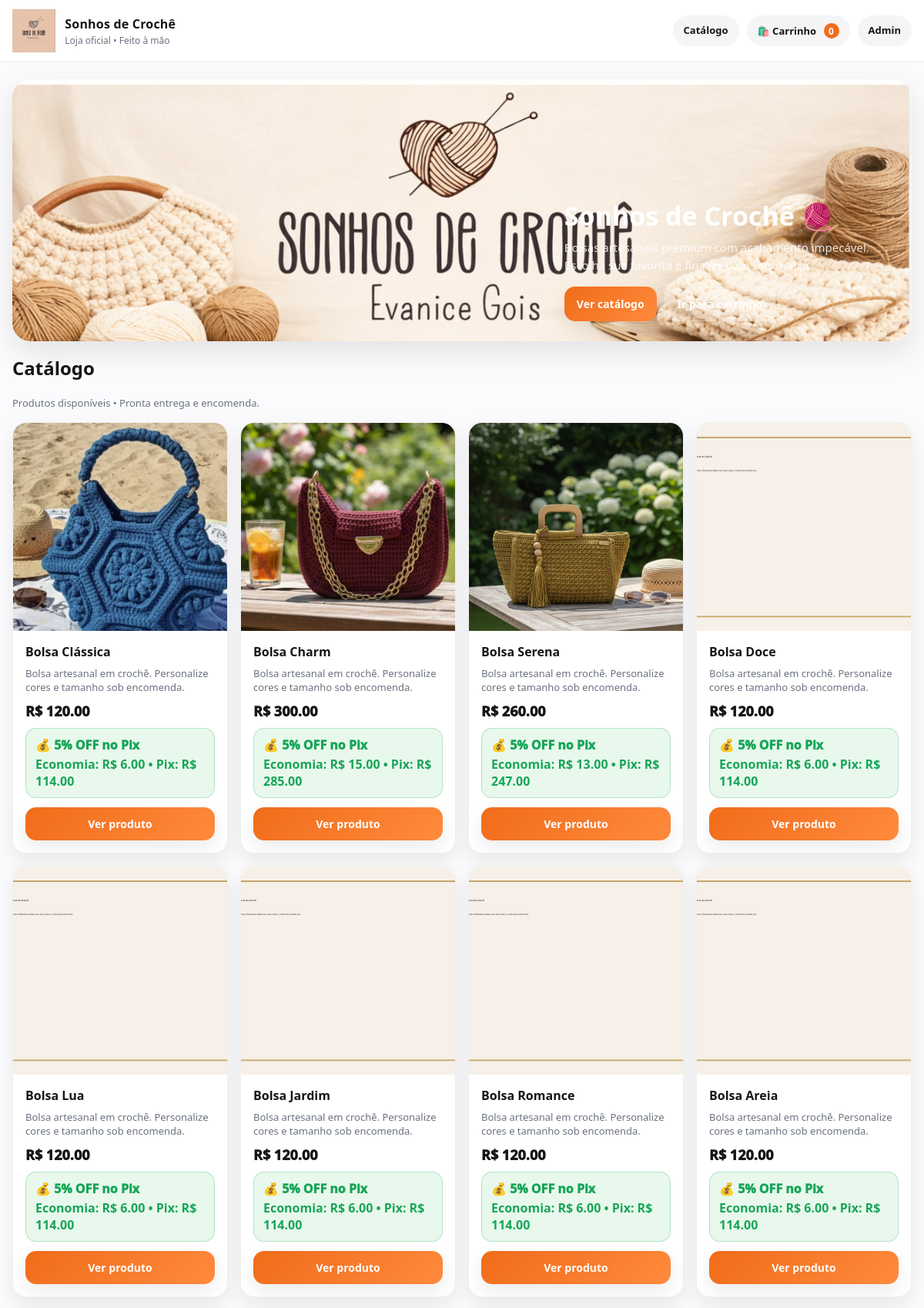
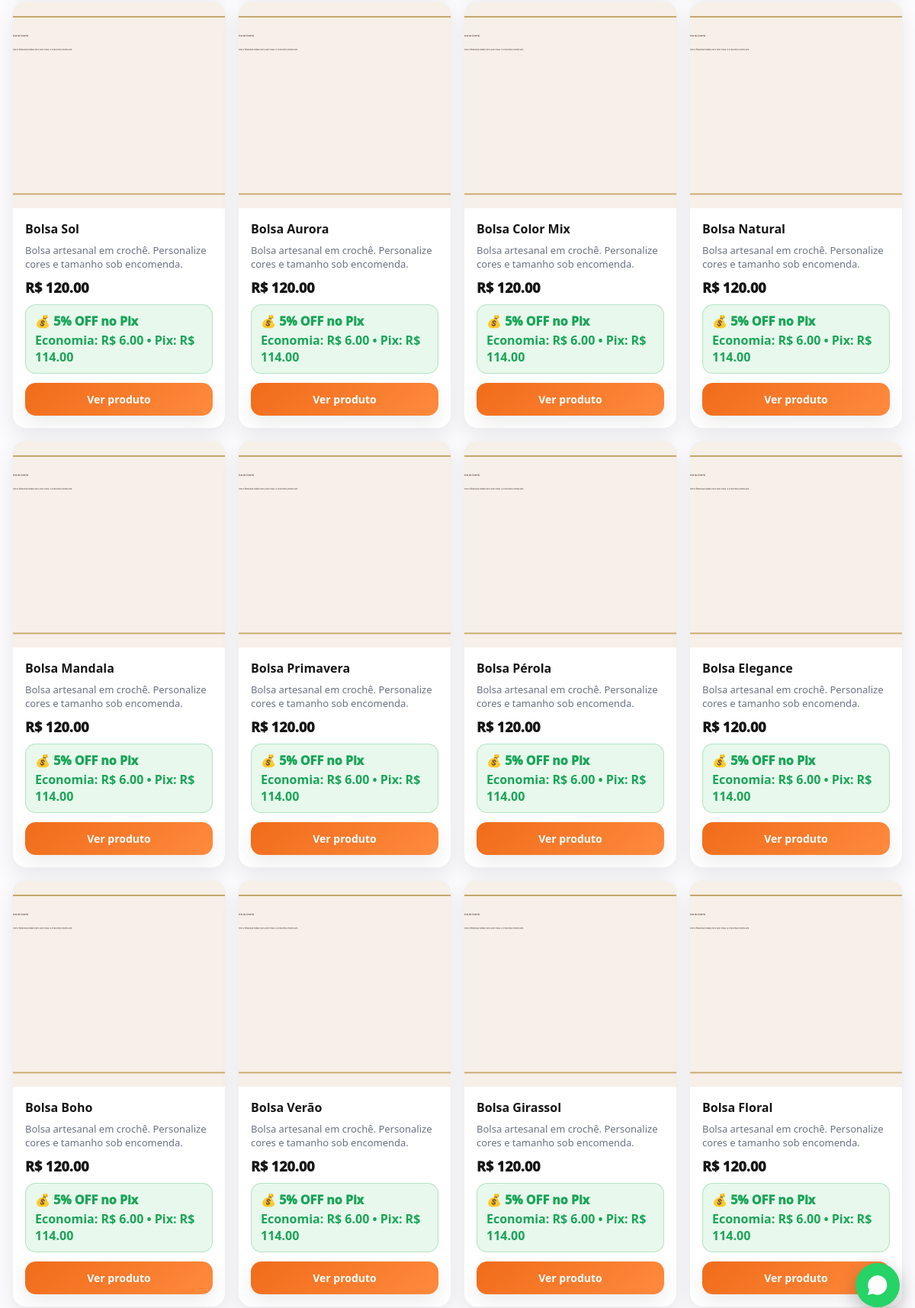
The page / (upper part) on the database its author committed (2 pictures, top to bottom).
### app.py (models this page shows)
class Product(db.Model):
    id = db.Column(db.Integer, primary_key=True)
    name = db.Column(db.String(120), nullable=False)
    description = db.Column(db.Text, default="")
    price = db.Column(db.Numeric(10, 2), nullable=False, default=0)
    image_url = db.Column(db.Text, default="")  # legado (opcional)
    is_active = db.Column(db.Boolean, default=True)
    created_at = db.Column(db.DateTime, nullable=False, default=datetime.utcnow)
    images = db.relationship("ProductImage", backref="product", cascade="all, delete-orphan", lazy=True)

class ProductImage(db.Model):
    id = db.Column(db.Integer, primary_key=True)
    product_id = db.Column(db.Integer, db.ForeignKey("product.id"), nullable=False, index=True)
    image_url = db.Column(db.Text, nullable=False)
    created_at = db.Column(db.DateTime, nullable=False, default=datetime.utcnow)

### app.py (the view)
    @app.route("/")
    def index():
        q = request.args.get("q", "").strip()
        if q:
            products = (
                Product.query
                .filter(Product.is_active.is_(True), Product.name.ilike(f"%{q}%"))
                .order_by(Product.created_at.desc())
                .all()
            )
        else:
            products = Product.query.filter_by(is_active=True).order_by(Product.created_at.desc()).all()
        return render_template("index.html", products=products, q=q)

### templates/index.html (shortened to what this page needs)
{% extends "base.html" %}
{% block hero %}
<div class="hero">
  <div class="hero-inner">
    <h1>Sonhos de Crochê 🧶</h1>
    <p>Bolsas artesanais premium com acabamento impecável. Escolha sua favorita e finalize com segurança.</p>
    <div class="hero-cta">
      <a class="btn primary" href="#catalogo">Ver catálogo</a>
      <a class="btn ghost" href="{{ url_for('cart_view') }}">Ir para carrinho</a>
    </div>
  </div>
</div>
{% endblock %}
{% block content %}
<h2 id="catalogo" style="margin-top:18px;">Catálogo</h2>
<p class="muted">Produtos disponíveis • Pronta entrega e encomenda.</p>
<div class="grid products">
  {% for p in products %}
  <div class="card">
    <a class="media" href="{{ url_for('product_detail', product_id=p.id) }}">
      {% if p.images and p.images|length > 0 %}
        <img src="{{ p.images[0].image_url }}" alt="{{ p.name }}">
      {% else %}
        <img src="{{ p.image_url or url_for('static', filename='img/placeholder.jpg') }}" alt="{{ p.name }}">
      {% endif %}
    </a>
    <div class="card-pad">
      <div class="h3">{{ p.name }}</div>
      <div class="muted">{{ (p.description[:86] ~ '…') if p.description and p.description|length > 86 else (p.description or '') }}</div>
      <div class="price">R$ {{ "%.2f"|format(p.price) }}</div>
      {% if pix_discount_percent() > 0 %}
        {% set pix_price = price_with_pix_discount(p.price) %}
        {% set eco = (p.price - pix_price) %}
        <div class="pix">
          <div class="line1">💰 {{ pix_discount_percent() }}% OFF no Pix</div>
          <div class="line2">Economia: R$ {{ "%.2f"|format(eco) }} • Pix: R$ {{ "%.2f"|format(pix_price) }}</div>
        </div>
      {% endif %}
      <a class="btn primary block" style="margin-top:12px" href="{{ url_for('product_detail', product_id=p.id) }}">Ver produto</a>
    </div>
  </div>
  {% endfor %}
</div>
{% endblock %}

### static/css/premium.css (style rules this page uses)
:root { --primary:#f06c1a; --primary-2:#fff2d6; --accent:#ffcc00; --dark:#161616; --muted:#6b7280; --bg:#fbfbfd; --card:#ffffff; --green:#18a558; --danger:#a10f2b; --shadow:0 14px 38px rgba(0,0,0,.10); --shadow2:0 10px 26px rgba(0,0,0,.08); --radius:18px; }
* { box-sizing:border-box }
html,body { margin:0;padding:0 }
body { font-family: ui-sans-serif, system-ui, -apple-system, Segoe UI, Roboto, Arial, "Apple Color Emoji", "Segoe UI Emoji"; background:var(--bg); color:var(--dark); }
a { color:inherit }
.hero { border-radius:24px; overflow:hidden; box-shadow:var(--shadow); position:relative; min-height:340px; display:flex;align-items:flex-end; }
.hero-inner { position:relative;z-index:2;padding:26px;color:#fff;max-width:760px }
.hero-inner h1 { font-size:34px;line-height:1.1;margin:0 0 10px }
.hero-inner p { margin:0;color:rgba(255,255,255,.86);font-size:15px;line-height:1.55 }
.hero-cta { margin-top:16px;display:flex;gap:10px;flex-wrap:wrap }
.btn { display:inline-flex;align-items:center;justify-content:center; padding:12px 16px;border-radius:14px; border:0;cursor:pointer;text-decoration:none; font-weight:900;font-size:14px; transition:transform .15s ease, opacity .15s ease, box-shadow .15s ease; }
.btn.primary { background:linear-gradient(135deg, var(--primary), #ff8a3d);color:#fff;box-shadow:var(--shadow2) }
.btn.ghost { background:rgba(255,255,255,.16);color:#fff;border:1px solid rgba(255,255,255,.24) }
.btn.block { width:100% }
.grid { display:grid;gap:16px }
.grid.products { grid-template-columns:repeat(auto-fit,minmax(240px,1fr));margin-top:16px }
.card { background:var(--card); border-radius:var(--radius); border:1px solid rgba(0,0,0,.06); box-shadow:var(--shadow2); overflow:hidden; }
.card-pad { padding:16px }
.media { height:270px;background:linear-gradient(180deg,#f2f2f6,#fff);display:block }
.media img { width:100%;height:100%;object-fit:cover;display:block }
.h3 { font-size:16px;margin:0 0 8px 0;font-weight:900 }
.muted { color:var(--muted);font-size:13px }
.price { font-size:18px;font-weight:1000;margin-top:10px }
.pix { margin-top:10px;padding:10px 12px;border-radius:14px; background:#e8f8ec;border:1px solid rgba(24,165,88,.25); }
.pix .line1 { color:var(--green);font-weight:1000 }
.pix .line2 { color:var(--green);font-weight:900;margin-top:3px }

### rows shown on the page
Product: image_url (picture), name "Bolsa Clássica", description "Bolsa artesanal em crochê. Personalize cores e tamanho sob encomenda.", price "120.00", pix_discount_percent "5", eco "6.00", pix_price "114.00"
Product: image_url (picture), name "Bolsa Charm", description "Bolsa artesanal em crochê. Personalize cores e tamanho sob encomenda.", price "300.00", pix_discount_percent "5", eco "15.00", pix_price "285.00"
Product: image_url (picture), name "Bolsa Serena", description "Bolsa artesanal em crochê. Personalize cores e tamanho sob encomenda.", price "260.00", pix_discount_percent "5", eco "13.00", pix_price "247.00"
Product: name "Bolsa Doce", description "Bolsa artesanal em crochê. Personalize cores e tamanho sob encomenda.", price "120.00", pix_discount_percent "5", eco "6.00", pix_price "114.00"
Product: name "Bolsa Lua", description "Bolsa artesanal em crochê. Personalize cores e tamanho sob encomenda.", price "120.00", pix_discount_percent "5", eco "6.00", pix_price "114.00"
Product: name "Bolsa Jardim", description "Bolsa artesanal em crochê. Personalize cores e tamanho sob encomenda.", price "120.00", pix_discount_percent "5", eco "6.00", pix_price "114.00"
Product: name "Bolsa Romance", description "Bolsa artesanal em crochê. Personalize cores e tamanho sob encomenda.", price "120.00", pix_discount_percent "5", eco "6.00", pix_price "114.00"
Product: name "Bolsa Areia", description "Bolsa artesanal em crochê. Personalize cores e tamanho sob encomenda.", price "120.00", pix_discount_percent "5", eco "6.00", pix_price "114.00"
Product: name "Bolsa Sol", description "Bolsa artesanal em crochê. Personalize cores e tamanho sob encomenda.", price "120.00", pix_discount_percent "5", eco "6.00", pix_price "114.00"
Product: name "Bolsa Aurora", description "Bolsa artesanal em crochê. Personalize cores e tamanho sob encomenda.", price "120.00", pix_discount_percent "5", eco "6.00", pix_price "114.00"
Product: name "Bolsa Color Mix", description "Bolsa artesanal em crochê. Personalize cores e tamanho sob encomenda.", price "120.00", pix_discount_percent "5", eco "6.00", pix_price "114.00"
Product: name "Bolsa Natural", description "Bolsa artesanal em crochê. Personalize cores e tamanho sob encomenda.", price "120.00", pix_discount_percent "5", eco "6.00", pix_price "114.00"
Product: name "Bolsa Mandala", description "Bolsa artesanal em crochê. Personalize cores e tamanho sob encomenda.", price "120.00", pix_discount_percent "5", eco "6.00", pix_price "114.00"
Product: name "Bolsa Primavera", description "Bolsa artesanal em crochê. Personalize cores e tamanho sob encomenda.", price "120.00", pix_discount_percent "5", eco "6.00", pix_price "114.00"
Product: name "Bolsa Pérola", description "Bolsa artesanal em crochê. Personalize cores e tamanho sob encomenda.", price "120.00", pix_discount_percent "5", id "6.00", pix_price "114.00"
Product: name "Bolsa Elegance", description "Bolsa artesanal em crochê. Personalize cores e tamanho sob encomenda.", price "120.00", id "5", eco "6.00", pix_price "114.00"
Product: name "Bolsa Boho", description "Bolsa artesanal em crochê. Personalize cores e tamanho sob encomenda.", price "120.00", pix_discount_percent "5", eco "6.00", pix_price "114.00"
Product: name "Bolsa Verão", description "Bolsa artesanal em crochê. Personalize cores e tamanho sob encomenda.", price "120.00", pix_discount_percent "5", eco "6.00", pix_price "114.00"
Product: name "Bolsa Girassol", description "Bolsa artesanal em crochê. Personalize cores e tamanho sob encomenda.", price "120.00", pix_discount_percent "5", eco "6.00", pix_price "114.00"
Product: name "Bolsa Floral", description "Bolsa artesanal em crochê. Personalize cores e tamanho sob encomenda.", price "120.00", pix_discount_percent "5", eco "6.00", pix_price "114.00"

### other values the page prints
{{ STORE_NAME() }} "Sonhos de Crochê"
{{ cart_count() }} "0"
